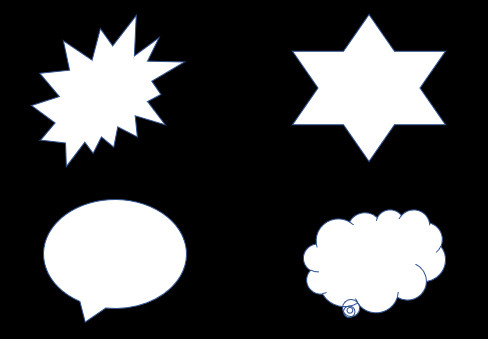
#> input picture week10/hw15-2.jpg, 488 x 339 px
$ python h4.py
#> lines starting #> are read from the running program, lines starting #| are printed output that depends on the picture; after the words box and inside, x2 and y2 are one past the last pixel; in counts of white or black regions, pixels touching at a corner belong together
import cv2

src = cv2.imread('hw15-2.jpg')
#> src is the input picture: shape (339, 488, 3); mean B, G, R 69.3, 68.5, 68
gray = cv2.cvtColor(src, cv2.COLOR_BGR2GRAY)
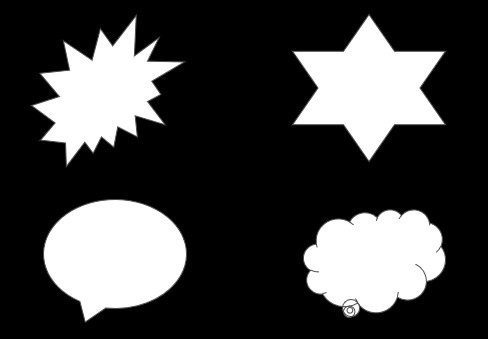
#> gray: shape (339, 488); min 0, max 255, mean 68.4

ret, binary = cv2.threshold(gray, 150, 255, cv2.THRESH_BINARY)
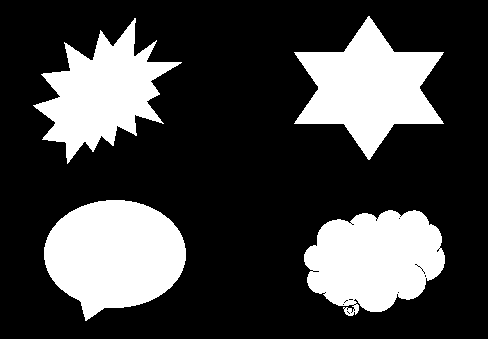
#> binary: shape (339, 488); 26.5% white; 4 white regions, box (x1, y1, x2, y2) and area: (44, 200, 186, 321) 12280, (294, 16, 444, 160) 10929, (304, 210, 445, 316) 10827, (33, 18, 182, 164) 9728

result = cv2.bitwise_not(binary)

cv2.imshow('src', src)
cv2.imshow('result', result)

cv2.waitKey(0)
cv2.destroyAllWindows()

$ run again, with week10/easy.jpg copied over week10/hw15-2.jpg
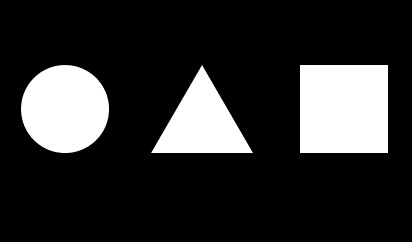
#> input picture week10/easy.jpg, 412 x 242 px
#> src is the input picture: shape (242, 412, 3); min 0, max 255, mean 46.8
#> `ret, binary = cv2.threshold(gray, 150, 255, cv2.THRESH_BINARY)`:
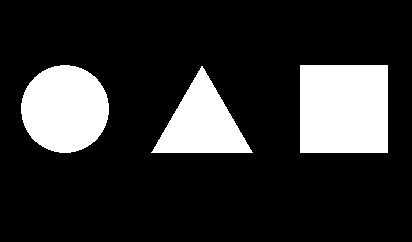
#> binary: shape (242, 412); 18.3% white; 3 white regions, box (x1, y1, x2, y2) and area: (300, 65, 388, 153) 7744, (21, 65, 109, 153) 6056, (151, 66, 253, 153) 4469
